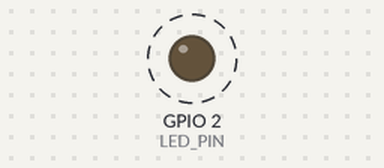
The sketch below on a simulated ESP32. On the bench: output pins drawn as LEDs (lit = HIGH). Dashed ring = blinking. What the sketch prints to the serial monitor is not drawn.

Above: at 0.35 s.
Timing chart, 0 to 3.2 s (numbered marks = the images above):
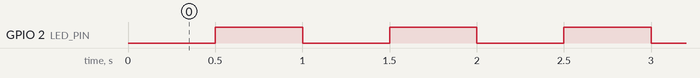

Measured:
- by itself, GPIO 2 (LED_PIN): alternates HIGH for 0.50 s and LOW for 0.50 s

The sketch:

01_blink.ino
```cpp
/*
 * Projet 01 - Blink LED
 * Cible principale : ESP32 DevKit (compatible Arduino Uno avec adaptation de broche)
 *
 * But : faire clignoter une LED sans bloquer le CPU (utilisation de millis()
 * au lieu de delay()), afin que ce squelette soit réutilisable dans des
 * projets multitâches (voir dossier 24_worker_diagnostic et les suites).
 *
 * Câblage : voir wiring.md
 */

#include <Arduino.h>

// Sur la plupart des cartes ESP32 DevKit, LED_BUILTIN correspond à GPIO2.
// Si votre carte n'a pas de LED_BUILTIN définie par le core, décommentez la ligne suivante :
// #define LED_BUILTIN 2

const uint8_t LED_PIN = LED_BUILTIN;
const unsigned long BLINK_INTERVAL_MS = 500;

unsigned long lastToggleTime = 0;
bool ledState = LOW;

void setup() {
  Serial.begin(115200);
  delay(200); // laisse le temps au moniteur série de s'attacher
  pinMode(LED_PIN, OUTPUT);
  digitalWrite(LED_PIN, ledState);
  Serial.println("[01_blink] Demarrage - clignotement non bloquant (millis)");
}

void loop() {
  unsigned long now = millis();
  if (now - lastToggleTime >= BLINK_INTERVAL_MS) {
    lastToggleTime = now;
    ledState = !ledState;
    digitalWrite(LED_PIN, ledState);
    Serial.printf("[01_blink] LED = %s (t=%lu ms)\n", ledState ? "ON" : "OFF", now);
  }
  // Le reste de loop() reste disponible pour d'autres taches non bloquantes.
}
```
